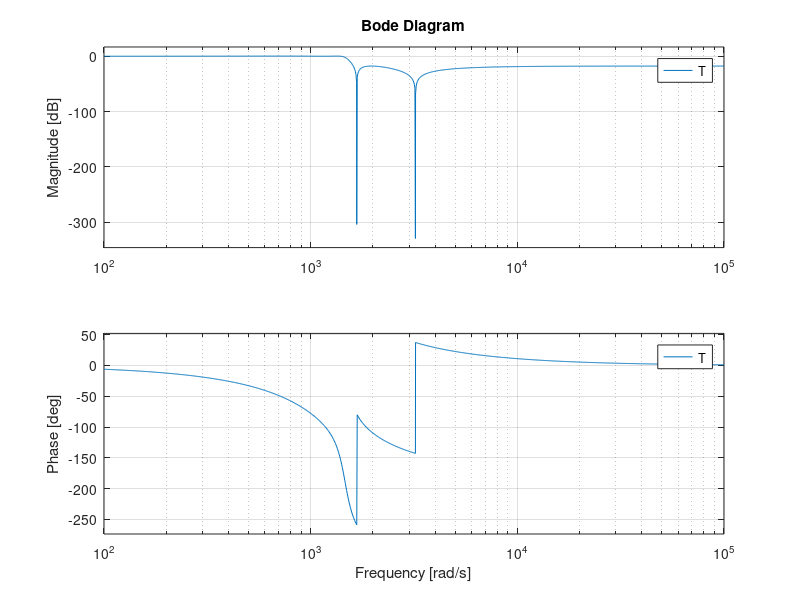
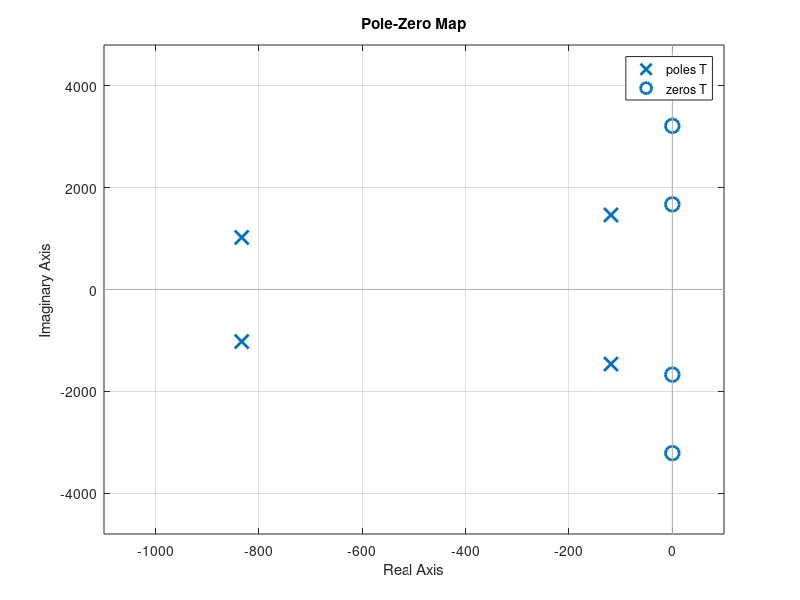

Here is the MATLAB script that generated these plots, in order:
alphamax=0.25;
alphamin=18;
Wp=1400;
Ws=1000;
[N,Wn]=ellipord(Wp,Ws,alphamax,alphamin,'s')
[b,a]=ellip(N,alphamax,alphamin,Wn,'s')
T=tf(b,a)
figure
bode(T)
figure
pzmap(T)
